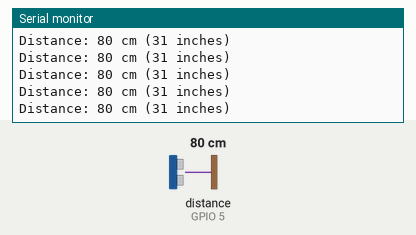
The sketch below on a simulated ESP32. On the bench: the last lines printed to the serial monitor. Wiring (inferred from the names in the program): ultrasonic range finder: trigger GPIO 4; echo GPIO 5. The test bench sets the inputs (shaded band); at power-on: distance to the obstacle (sensor on GPIO 5) 80 cm. The echo pulse lasts 58.3 µs per cm.

Above: at 1.2 s.
1.3 s: distance to the obstacle (sensor on GPIO 5) set to 2 cm
At 1.37 s:
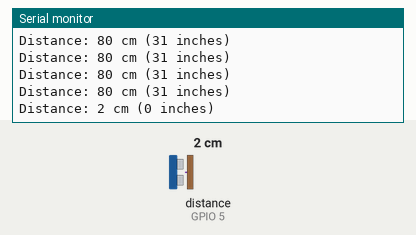
2.8 s: distance to the obstacle (sensor on GPIO 5) set to 4 cm
At 2.89 s:
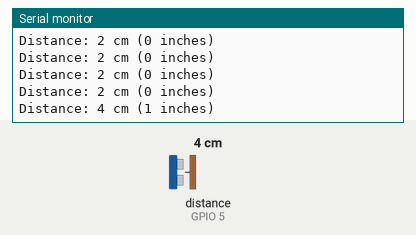
Timing chart, 0 to 5.8 s (numbered marks = the images above; inputs shaded):
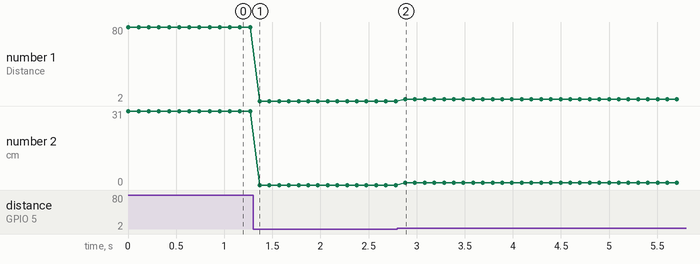

The sketch:

UltrasonicSampleCode.ino
```cpp
/*
  ESP32 Ultrasonic Sensor Example (HC-SR04)

  This code demonstrates how to connect and read data from an ultrasonic sensor
  (like the HC-SR04) using an ESP32 microcontroller with the Arduino framework.

  Connections:
  - VCC: Connect to 5V or 3.3V (check your sensor's specifications, ESP32 pins are 3.3V tolerant)
  - GND: Connect to GND
  - Trig Pin: Connect to a digital GPIO pin on the ESP32 (e.g., GPIO 4)
  - Echo Pin: Connect to a digital GPIO pin on the ESP32 (e.g., GPIO 5)
    *Note: The Echo pin of the HC-SR04 outputs 5V. While ESP32 pins are often 5V tolerant,
           it's safer to use a voltage divider (e.g., two resistors, 1k and 2k)
           on the Echo pin to step down the voltage to 3.3V before connecting to the ESP32 GPIO.
           This example code assumes a direct connection, but be aware of this potential issue.
*/

// Define the pins connected to the sensor
const int trigPin = 4; // ESP32 GPIO pin connected to the sensor's Trig pin
const int echoPin = 5; // ESP32 GPIO pin connected to the sensor's Echo pin

// Define variables for duration and distance
long duration; // Variable to store the pulse duration
int distanceCm; // Variable to store the distance in centimeters
int distanceInch; // Variable to store the distance in inches

void setup() {
  // Initialize serial communication at 115200 bits per second:
  Serial.begin(115200);

  // Define the trigger pin as an output (to send the pulse)
  pinMode(trigPin, OUTPUT);
  // Define the echo pin as an input (to receive the pulse)
  pinMode(echoPin, INPUT);
}

void loop() {
  // --- Send the trigger pulse ---
  // Clear the trigPin by setting it low
  digitalWrite(trigPin, LOW);
  delayMicroseconds(2); // Short delay

  // Set the trigPin high for 10 microseconds to send the pulse
  digitalWrite(trigPin, HIGH);
  delayMicroseconds(10);
  digitalWrite(trigPin, LOW); // Set trigPin low again

  // --- Measure the duration of the echo pulse ---
  // The pulseIn() function reads the duration of a pulse on a pin.
  // It waits for the pin to go HIGH, starts timing, waits for the pin to go LOW,
  // and stops timing. It returns the duration in microseconds.
  // We are measuring the duration of the HIGH pulse on the echoPin.
  duration = pulseIn(echoPin, HIGH);

  // --- Calculate the distance ---
  // The speed of sound is approximately 343 meters per second (or 34.3 cm/ms).
  // The pulse travels to the object and back, so the total distance is twice the
  // distance to the object.
  // Duration is in microseconds.
  // Distance (cm) = (Duration (us) / 2) / Speed of Sound (us/cm)
  // Speed of Sound = 343 m/s = 34300 cm/s = 0.0343 cm/us
  // Reciprocal of Speed of Sound = 1 / 0.0343 us/cm ≈ 29.1 us/cm
  // So, Distance (cm) = Duration (us) / 29.1 / 2  OR  Duration (us) / 58.2
  // A common simplification is to divide by 58 for cm and 148 for inches.
  distanceCm = duration / 58;
  distanceInch = duration / 148;

  // --- Print the results to the Serial Monitor ---
  Serial.print("Distance: ");
  Serial.print(distanceCm);
  Serial.print(" cm (");
  Serial.print(distanceInch);
  Serial.println(" inches)");

  // Wait a bit before taking the next reading
  delay(100); // Delay for 100 milliseconds
}
```

Measured:
- after the input at 1.3 s, the serial monitor: prints a new line after 0.07 s (image 1)
- after the input at 2.8 s, the serial monitor: prints a new line after 0.08 s (image 2)
- plotted number 1: 80 → 2 after the input at 1.3 s, 2 → 4 after the input at 2.8 s
- plotted number 2: 31 → 0 after the input at 1.3 s, 0 → 1 after the input at 2.8 s
